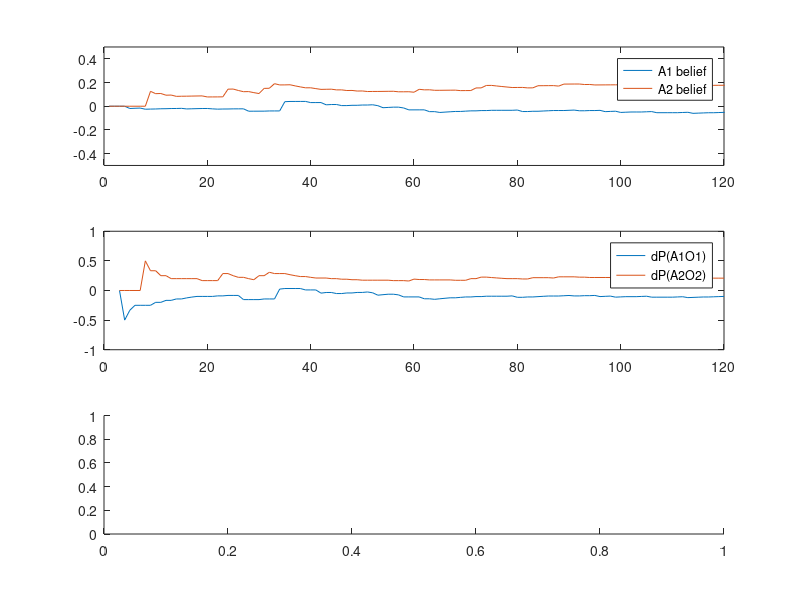

Here is the MATLAB script that generated this plot: (Note: this script raises an error after producing the figure.)
clear
clc

% set free parameters
ntrial = 120;                 % number of trials (10000)
contingency = [0.2 0.2 0.2];  % AO contingencies (0.5 0.5 0.5)
v = 5;                        % learning rate (100)
tau = 10;

% define inputs and outputs
inputs = zeros(ntrial,3);       % [a1, a2, b]
outputs = zeros(ntrial,2);      % [o1, o2]
rewards = zeros(ntrial,3);

% define priors
M = zeros(3,2); % belief matrix
C = eye(3);     % covariance (transition) matrix

% store values
beliefs = reshape(M,[1,6]); covariance = [];
deltamu = [];
deltacov = [];
delta_P = zeros(ntrial,2);
pResp = zeros(ntrial,2);
best = [];

% M is a 3 by 2 matrix:     C is a 3 by 3 matrix:
% 
%   A1-O1   A1-O2           A1.A1   A1.A2   A1.B
%    
%   A2-O1   A2-O2           A2.A1   A2.A2   A2.B
% 
%   B-O1    B-O2            B.A1    B.A2    B.B

% beliefs & deltas: 
% col1    col2    col3    col4    col5    col6    
% A1-O1   A2-O1   B-O1    A1-O2   A2-O2   B-O2  

for trial = 1:ntrial
    
    %% action selection
    maxM = max(M'); A1 = maxM(1); A2 = maxM(2); B = maxM(3);
    pA1 = exp(tau*A1)./(exp(tau*A1) + exp(tau*A2) + exp(tau*B));
    pA2 = exp(tau*A2)./(exp(tau*A1) + exp(tau*A2) + exp(tau*B));
    pB = exp(tau*B)./(exp(tau*A1) + exp(tau*A2) + exp(tau*B));
    best(trial,:) = [pA1,pA2,pB];
    
    action = rand();
     
    if action < pA1
        inputs(trial,:) = [1,0,1];  % action 1       
    elseif action > pA1 && action < (pA1+pA2)
        inputs(trial,:) = [0,1,1];  % action 2
    else
        inputs(trial,:) = [0,0,1];  % background (wait)
    end
        
    % calculate reward vector
    if inputs(trial,1) == 1
        rewards(trial,:) = [1,0,0].*contingency;
    elseif inputs(trial,2) == 1
        rewards(trial,:) = [0,1,0].*contingency;
    else
        rewards(trial,:) = [0,0,1].*contingency;
    end
    
    r=rand();
    rewards(trial,:)=r<rewards(trial,:);
     
    % create output state vector
    if any(rewards(trial,:))                    % If action is rewarded
        if rewards(trial,2) == 1
            outputs(trial,:) = [0,1];           % output = O2
        else
            outputs(trial,:) = [1,0];           % output = O1
        end
    else
        outputs(trial,:) = [0,0];               % output = no reward
    end
    
    %% Kalman filter
    i = inputs(trial,:)';           % inputs are a column vector
    o = outputs(trial,:);           % outputs are a row vector
    
    alpha = (v + i'*C*i);           % total uncertainty (outcome + expected)
    PE = C*i*(o' - M'*i)';          % uncertainty * summed prediction-error
    delta_mu = PE*1./alpha;         % calculate delta mu
    M = M + delta_mu;               % update mu
    
    cmatrix = C*(i*i')*C;           % covariance^2 by inputs
    delta_C = 1/alpha*cmatrix;      % adjust covariance by uncertainty
    C = C - delta_C;                % update C (reduce uncertainty)
    
    % store values
    beliefs(end+1,:) = reshape(M,[1,6]);
    covariance(end+1,:) = reshape(C,[1,9]);
    deltamu(end+1,:) = reshape(delta_mu,[1,6]);
    deltacov(end+1,:) = reshape(delta_C,[1,9]);
    
    % calculate delta P
    a = sum(inputs(:,1).*outputs(:,1))/sum(inputs(:,1)); % A = P(outcome|cue)
    absent = find(inputs(1:trial,1)==0 & inputs(1:trial,2)==0);
    c = sum(outputs(absent,1))/length(absent);          % C = P(outcome|~cue)
    delta_P(trial,1) = a - c;
    
    % calculate delta P
    a = sum(inputs(:,2).*outputs(:,2))/sum(inputs(:,2)); % A = P(outcome|cue)
    absent = find(inputs(1:trial,1)==0 & inputs(1:trial,2)==0);
    c = sum(outputs(absent,2))/length(absent);          % C = P(outcome|~cue)
    delta_P(trial,2) = a - c;
    
end

%% plot action values
figure(1)
subplot(3,1,1)
plot(beliefs(:,1)); hold on; plot(beliefs(:,5)); 
legend('A1 belief','A2 belief'); ylim([-.5 .5]); xlim([0 ntrial])
hold off; 

subplot(3,1,2) 
plot(delta_P); ylim([-1 1]); xlim([0 ntrial])
legend('dP(A1O1)','dP(A2O2)')

subplot(3,1,3)
span = 11;
x1 = smooth(inputs(:,1),span);
x2 = smooth(inputs(:,2),span);
diff = x2 - x1;
plot([x1,x2]); hold on
plot(diff,'k:'); hold off


% stem(deltamu(:,1));hold on
% stem(deltamu(:,3));
% plot(deltacov(:,3),':k'); hold off
% xlim([0 ntrial])
% legend('deltaAO','deltaXO','Cov')

% figure(2)
% subplot(2,1,1)
% stem(inputs(:,1),'Marker','none','LineWidth',2);
% ylim([-1 2]); xlim([0 ntrial])
% hold off
% 
% subplot(2,1,2)
% stem(outputs(:,1),'Color','r','Marker','none','LineWidth',2); 
% ylim([-1 2]); xlim([0 ntrial])
% hold off

a = sum(inputs(:,1:2),1)./ntrial;
a(3) = 1-(a(1)+a(2))

% %% function outputs
% model_values = transitions(2:end,1);
% model_values(:,2) = transitions(2:end,5);
% model_delta(:,1) = transitions(2:end,1)-delta_P(:,1);
% model_delta(:,2) = transitions(2:end,5)-delta_P(:,2);
% resp = inputs(:,1:2);

